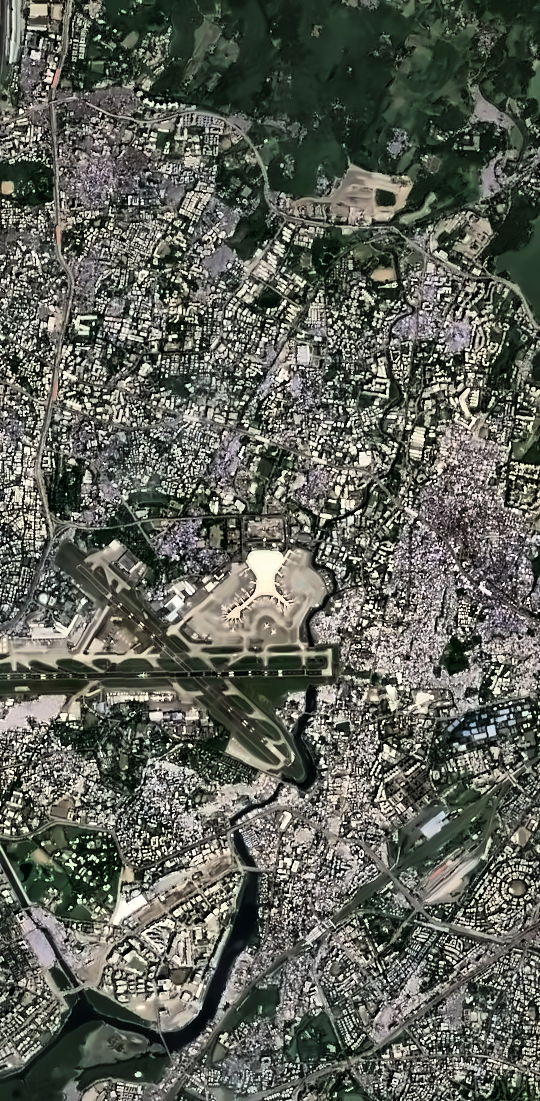
#> input picture data/raw/t0.png, 540 x 1101 px
$ python -i enhance_satellite.py   (imports and definitions only)
#> lines starting #> are read from the running program, lines starting #| are printed output that depends on the picture
# ml/src/preprocess/enhance_satellite.py
"""
Satellite Image Enhancement Pipeline
Integrates with fetch_sentinel.py and run_pipeline.py
Improves image quality before change detection
"""

import cv2
import numpy as np
from typing import Tuple

class SatelliteImageEnhancer:
    """
    Enhance satellite imagery quality using multiple techniques:
    - Cloud removal
    - Atmospheric correction (dehaze)
    - Contrast enhancement
    - Denoising
    - Sharpening
    """

    def __init__(self):
        self.clahe = cv2.createCLAHE(clipLimit=3.0, tileGridSize=(8, 8))

    def enhance(self, image: np.ndarray) -> np.ndarray:
        """
        Apply complete enhancement pipeline

        Args:
            image: RGB satellite image (H, W, 3) in range [0, 255]

        Returns:
            Enhanced image
        """
        # Ensure uint8
        if image.dtype != np.uint8:
            if image.max() <= 1.0:
                image = (image * 255).astype(np.uint8)
            else:
                image = image.astype(np.uint8)

        # Step 1: Atmospheric correction (dehaze)
        image = self._dehaze(image)

        # Step 2: Contrast enhancement
        image = self._enhance_contrast(image)

        # Step 3: Denoise
        image = self._denoise(image)

        # Step 4: Sharpen
        image = self._sharpen(image)

        return image

    def _dehaze(self, image: np.ndarray) -> np.ndarray:
        """Remove haze/atmospheric effects using dark channel prior"""
        # Convert to float
        img_float = image.astype(np.float32) / 255.0

        # Dark channel prior for haze removal
        kernel_size = 15
        dark_channel = np.min(img_float, axis=2)
        dark_channel = cv2.erode(dark_channel, np.ones((kernel_size, kernel_size)))
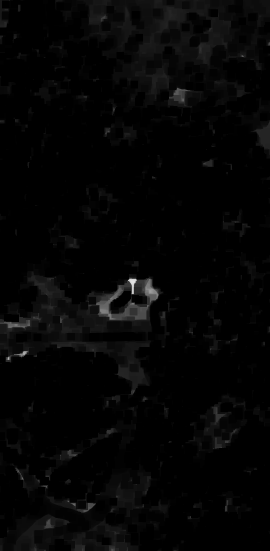
#> dark_channel: shape (1101, 540) float32 (shown at 1/2 size); min 0, max 0.89, mean 0.0194

        # Estimate atmospheric light
        flat_dark = dark_channel.ravel()
        num_pixels = len(flat_dark)
#> num_pixels = 594540
        num_brightest = int(max(num_pixels * 0.001, 1))
#> num_brightest = 594
        indices = np.argpartition(flat_dark, -num_brightest)[-num_brightest:]
#> indices = 594 values, max 388277 at index 225, min 301041 at index 587, mean 321785.8

        atmospheric_light = np.mean(image.reshape(-1, 3)[indices], axis=0)
#> atmospheric_light = [213.2, 206.6, 190.7]
        atmospheric_light = np.maximum(atmospheric_light, 1)

        # Transmission estimation
        transmission = 1 - 0.95 * dark_channel
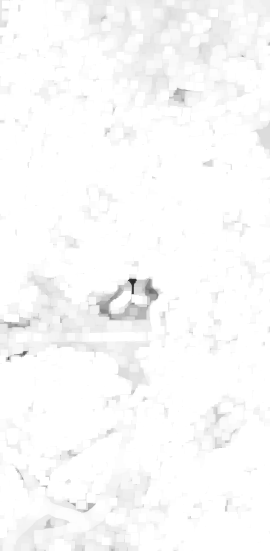
#> transmission: shape (1101, 540) float32 (shown at 1/2 size); min 0.154, max 1, mean 0.982
        transmission = np.maximum(transmission, 0.1)

        # Recover scene radiance
        dehazed = np.zeros_like(img_float)
        for i in range(3):
            dehazed[:,:,i] = (img_float[:,:,i] - atmospheric_light[i] / 255.0) / transmission + atmospheric_light[i] / 255.0
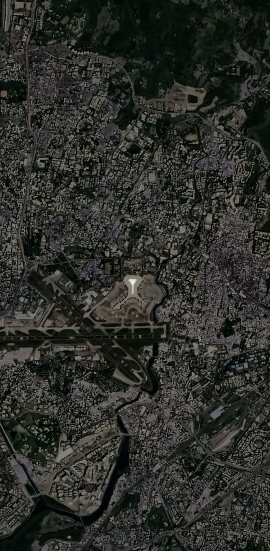
#> dehazed: shape (1101, 540, 3) float32 (shown at 1/2 size); mean R, G, B 0.361, 0.374, 0.339; drawn with min black and max white

        dehazed = np.clip(dehazed * 255, 0, 255).astype(np.uint8)
        return dehazed

    def _enhance_contrast(self, image: np.ndarray) -> np.ndarray:
        """Enhance contrast using CLAHE"""
        # Convert to LAB color space
        lab = cv2.cvtColor(image, cv2.COLOR_RGB2LAB)
#> lab: shape (1101, 540, 3); mean of channels 0, 1, 2 97.4, 124.8, 132.6
        l, a, b = cv2.split(lab)
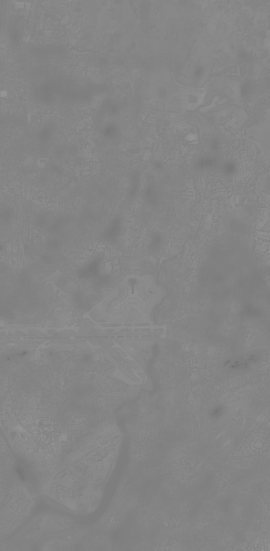
#> b: shape (1101, 540) (shown at 1/2 size); min 111, max 151, mean 132.6

        # Apply CLAHE to L channel
        l = self.clahe.apply(l)
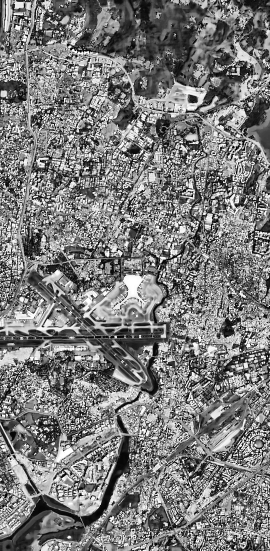
#> l: shape (1101, 540) (shown at 1/2 size); min 0, max 255, mean 123.1

        # Merge and convert back
        enhanced_lab = cv2.merge([l, a, b])
#> enhanced_lab: shape (1101, 540, 3); mean of channels 0, 1, 2 123.1, 124.8, 132.6
        enhanced_rgb = cv2.cvtColor(enhanced_lab, cv2.COLOR_LAB2RGB)
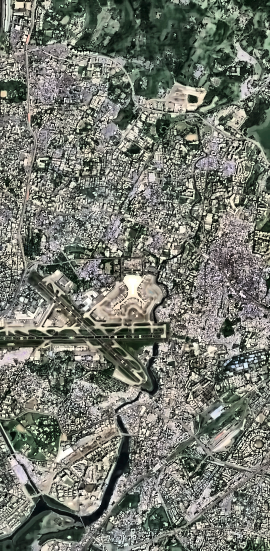
#> enhanced_rgb: shape (1101, 540, 3) (shown at 1/2 size); mean R, G, B 116.3, 119.8, 110.4

        return enhanced_rgb

    def _denoise(self, image: np.ndarray) -> np.ndarray:
        """Remove noise while preserving edges"""
        # Use fastNlMeansDenoisingColored for color images
        denoised = cv2.fastNlMeansDenoisingColored(
            image,
            None,
            h=10,
            hColor=10,
            templateWindowSize=7,
            searchWindowSize=21
        )
        return denoised

    def _sharpen(self, image: np.ndarray) -> np.ndarray:
        """Sharpen edges for better building detection"""
        # Unsharp mask
        gaussian = cv2.GaussianBlur(image, (5, 5), 1.0)
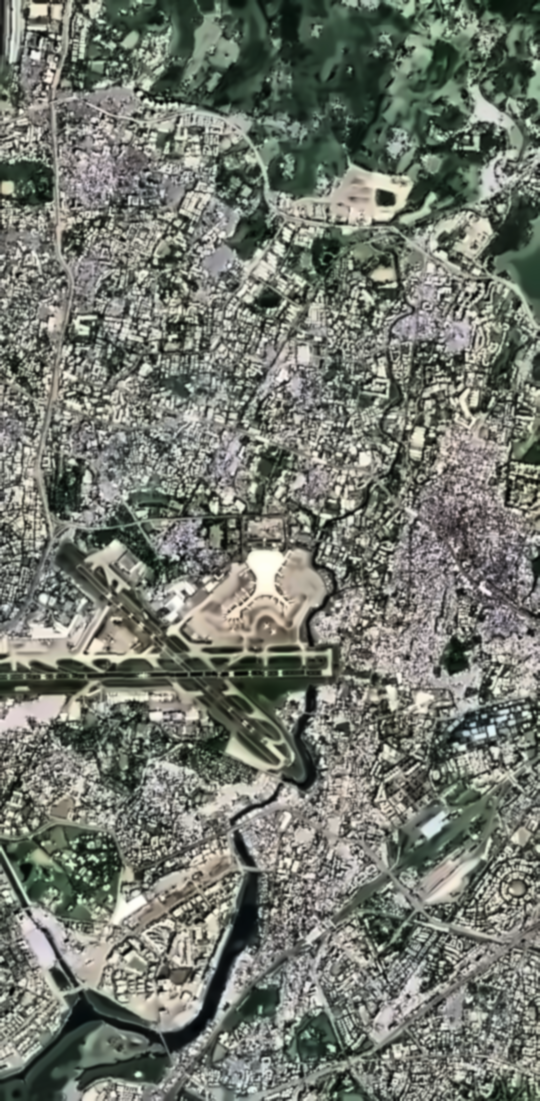
#> gaussian: shape (1101, 540, 3); mean R, G, B 115.4, 119.5, 110
        sharpened = cv2.addWeighted(image, 1.5, gaussian, -0.5, 0)
        return np.clip(sharpened, 0, 255).astype(np.uint8)

    # [32 lines left out: functions remove_clouds, enhance_for_change_detection, not called in this run]


# [13 lines not run here, left out]

>>> import cv2
>>> picture = cv2.cvtColor(cv2.imread('../../data/raw/t0.png'), cv2.COLOR_BGR2RGB)
>>> result = SatelliteImageEnhancer().enhance(picture)

$ run again, on data/raw/t1.png
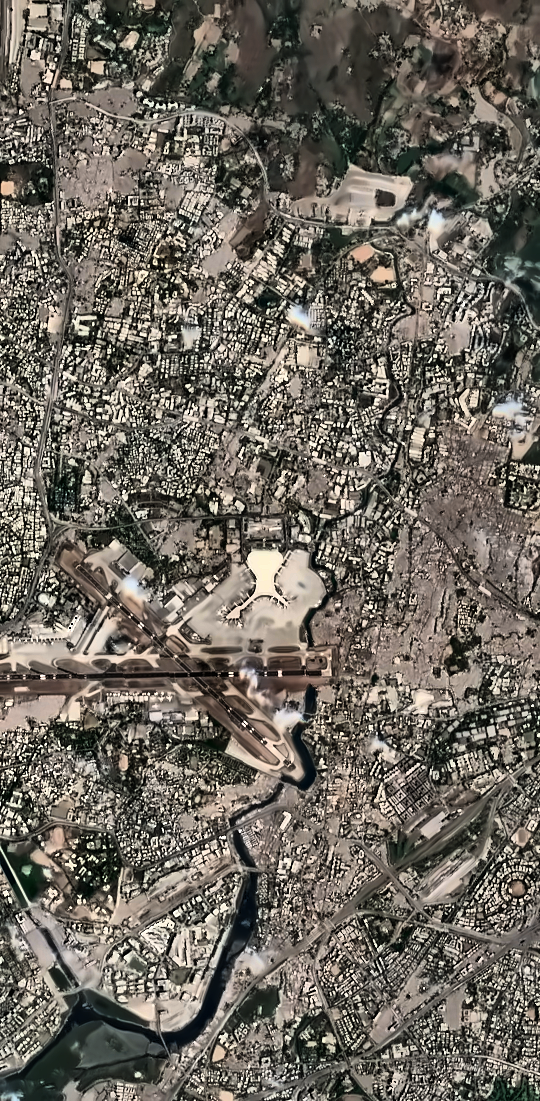
#> input picture data/raw/t1.png, 540 x 1101 px
#> in _dehaze, `dark_channel = cv2.erode(dark_channel, np.ones((kernel_size, kernel_si..`:
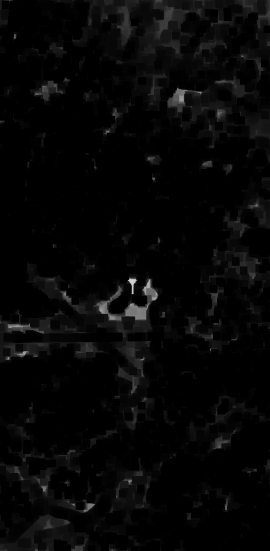
#> dark_channel: shape (1101, 540) float32 (shown at 1/2 size); min 0, max 0.824, mean 0.0252
#> num_pixels = 594540
#> num_brightest = 594
#> indices = 594 values, max 387737 at index 215, min 104040 at index 11, mean 293722.1
#> atmospheric_light = [223, 209.7, 190.7]
#> lab: shape (1101, 540, 3); mean of channels 0, 1, 2 105.9, 128.4, 133.5
#> enhanced_lab: shape (1101, 540, 3); mean of channels 0, 1, 2 126.9, 128.4, 133.5
#> in _sharpen, `gaussian = cv2.GaussianBlur(image, (5, 5), 1.0)`:
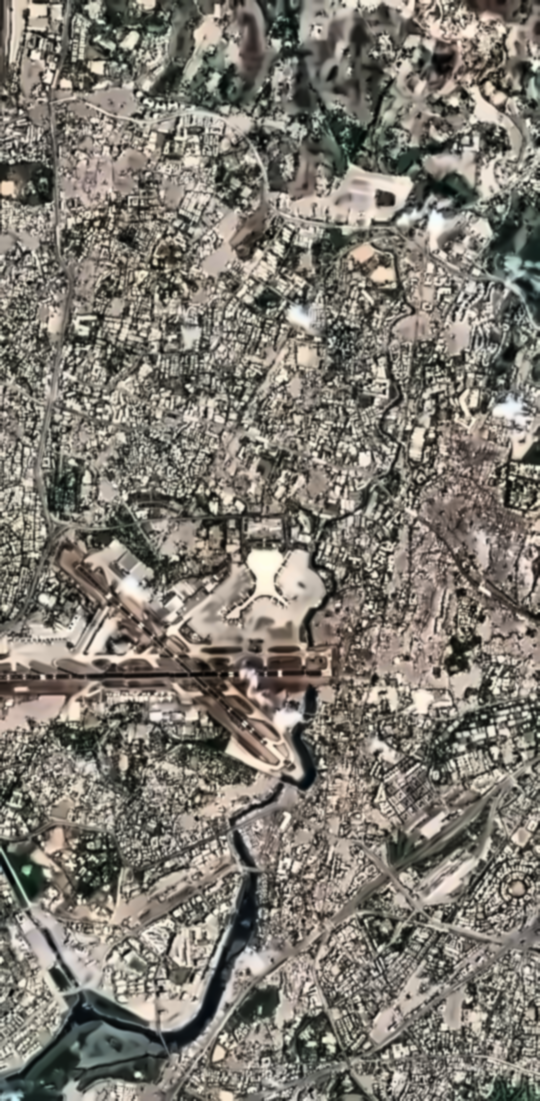
#> gaussian: shape (1101, 540, 3); mean R, G, B 126.2, 121.4, 112.2

$ run again, on data/raw/t0_enhanced.png
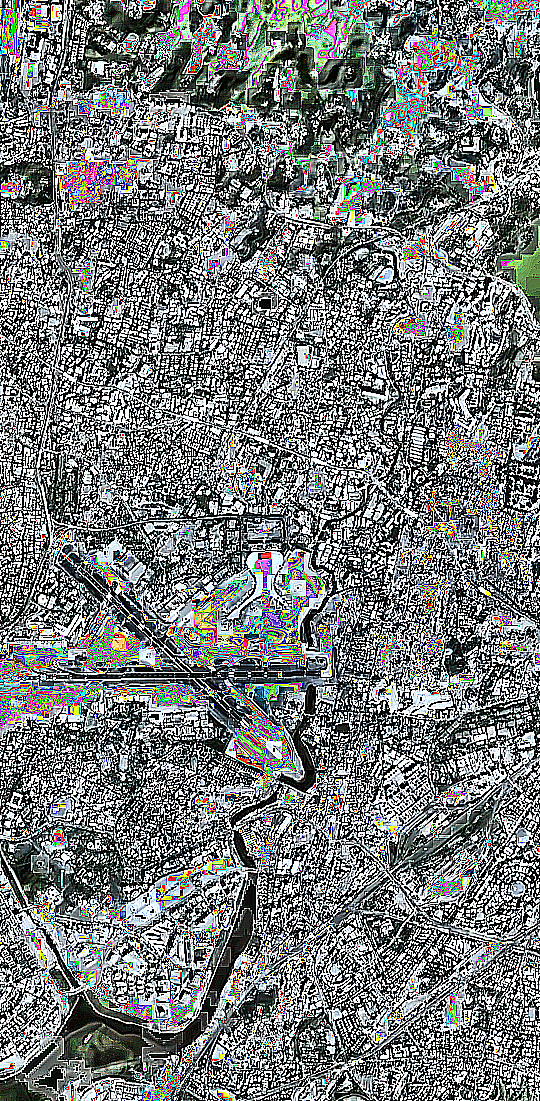
#> input picture data/raw/t0_enhanced.png, 540 x 1101 px
#> in _dehaze, `dark_channel = cv2.erode(dark_channel, np.ones((kernel_size, kernel_si..`:
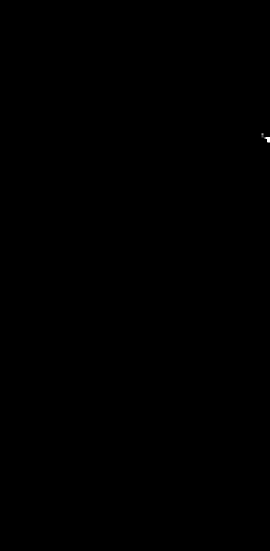
#> dark_channel: shape (1101, 540) float32 (shown at 1/2 size); min 0, max 0.051, mean 8.23e-06; drawn with min black and max white
#> num_pixels = 594540
#> num_brightest = 594
#> indices = 594 values, max 594539 at index 593, min 144703 at index 351, mean 188883.5
#> atmospheric_light = [113.4, 124.8, 111.3]
#> lab: shape (1101, 540, 3); mean of channels 0, 1, 2 126.4, 128, 128.4
#> enhanced_lab: shape (1101, 540, 3); mean of channels 0, 1, 2 126.6, 128, 128.4
#> in _sharpen, `gaussian = cv2.GaussianBlur(image, (5, 5), 1.0)`:
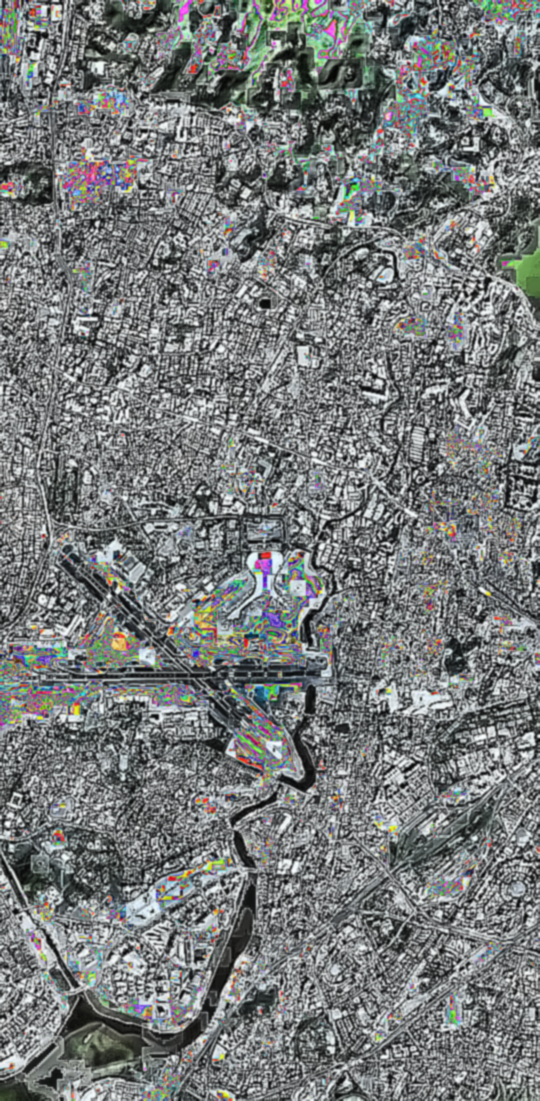
#> gaussian: shape (1101, 540, 3); mean R, G, B 119.3, 122.4, 122.1
